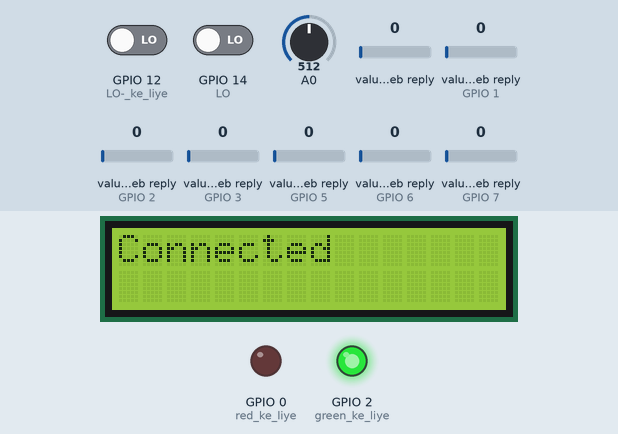
Simulated run of this sketch. Board: ESP8266 (NodeMCU). Parts: 16×2 character LCD, output pins drawn as LEDs (lit = HIGH). The inputs (shaded band) are chosen by the test bench; at power-on: GPIO 12 (LO-_ke_liye) LOW, GPIO 14 (LO) LOW, A0 = 512, value in the web reply 0, value in the web reply (sensors on GPIO 1, GPIO 2, GPIO 3, GPIO 5, GPIO 6, GPIO 7) 0. WiFi joins after 1.5 s; servers stay silent unless stated; web services answer with replies made up by the test bench; what the sketch prints to the serial monitor is not drawn.

Above: at 7.3 s.
At 10.27 s:
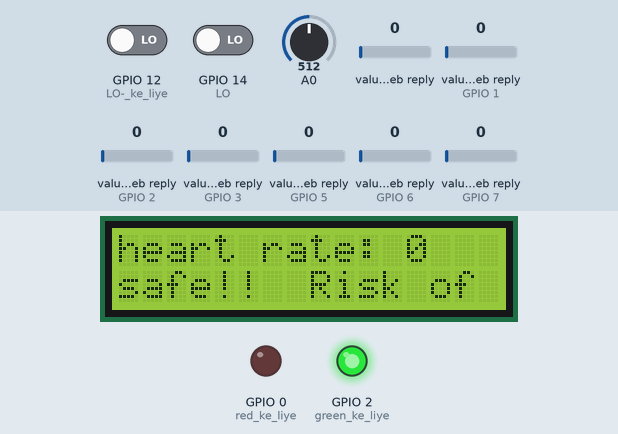
10.5 s: GPIO 12 (LO-_ke_liye) driven HIGH
At 17.2 s:
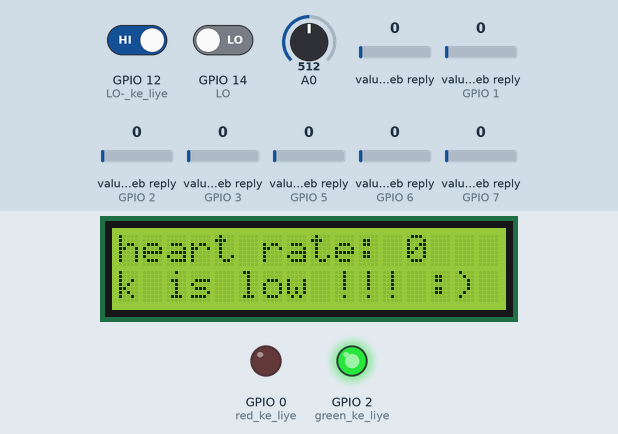
Timing chart, 0 to 18.7 s (numbered marks = the images above; inputs shaded):
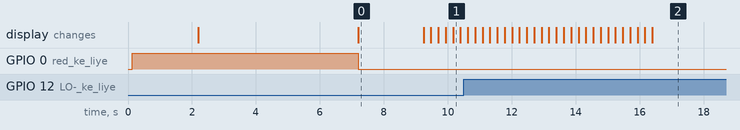

Measured:
- what the display in image 0 shows lasts 2.0 s, from 7.2 s to 9.2 s

The sketch:

fetchfromTHSP.ino
```cpp
#include <ESP8266WiFi.h>
#include "ThingSpeak.h" // always include thingspeak header file after other header files and custom macros
#include <Wire.h>
#include <LiquidCrystal_I2C.h>
#include <SoftwareSerial.h>
SoftwareSerial NODEMCU(0,1);
LiquidCrystal_I2C lcd(0x27,16,2); // LCD pins: RS, E, D4, D5, D6, D7

char ssid[] = "realme narzo 60x 5G";   // your network SSID (name)
char pass[] = "h2sdc6cx";   // your network password

WiFiClient  client;

unsigned long startTime = 0;
unsigned int eventCount = 0;
int heartrate=0;
int heartrate_f=0;

unsigned long ChannelNumber = 2081187;


int statusCode = 0;
int field[9] = {0,1,2,3,4,5,6,7,8};

void setup() {
  Serial.begin(115200);      // Initialize serial
  pinMode(14,INPUT); //LO+ ke liye
  pinMode(12,INPUT); //LO- ke liye
  pinMode(0,OUTPUT); //red ke liye
  pinMode(2,OUTPUT); //green ke liye
  lcd.init();
  lcd.begin(16, 2); // 16x2 LCD module
  lcd.backlight();
  lcd.setCursor(0, 0);
  //lcd.print("Waiting for data...");
  while (!Serial) {
    ; // wait for serial port to connect. Needed for Leonardo native USB port only
  }

  WiFi.mode(WIFI_STA);

  ThingSpeak.begin(client);  // Initialize ThingSpeak

  // Connect or reconnect to WiFi
  if(WiFi.status() != WL_CONNECTED){
    digitalWrite(0,HIGH);
    digitalWrite(2,LOW);
    //Serial.print("Attempting to connect to SSID: ");
   // Serial.println("realme narzo 60x 5G");
    lcd.setCursor(0, 0);
    lcd.print("Attempting to connect to SSID: ");
    lcd.setCursor(0, 1);
    lcd.print("realme narzo 60x 5G");
    delay(2000);
    while(WiFi.status() != WL_CONNECTED){
      WiFi.begin(ssid, pass); // Connect to WPA/WPA2 network.
    //  Serial.print(".");
      lcd.clear();
      lcd.setCursor(0, 0);
      lcd.print("connecting...");
      delay(5000);
    }
   // Serial.println("\nConnected");
    digitalWrite(2,HIGH);
    digitalWrite(0,LOW);
    lcd.clear();
    lcd.setCursor(0, 0);
    lcd.print("Connected");
    delay(2000);
  }
}
int heart;

void scrollingLCD(String s,int heart)
{
  if(s.length()<=16)
  lcd.print(s);
  else{
    for(int i=0;i<=s.length()-16;i++)
    {
      lcd.clear();
      lcd.setCursor(0, 0);
      lcd.print("heart rate: " + String(heart));
      lcd.setCursor(0,1);
      lcd.print(s.substring(i,i+16));
      delayInterrupt(200);
    }
  }
}


int heartratecal(){
   // put your main code here, to run repeatedly:
  if((digitalRead(14)==HIGH)||(digitalRead(12)==HIGH)){
    Serial.print(".");
  }
else{
  int heartbeatValue = analogRead(A0);
Serial.print(heartbeatValue);
Serial.print(" ");
if (heartbeatValue > 750) {
    if (eventCount == 0) {
      startTime = millis();
    } else {
      unsigned long endTime = millis();
      unsigned long timeDifference = endTime - startTime;
 //     Serial.print("Time difference between events: ");
      //Serial.print(timeDifference);
   //   Serial.print(" milliseconds");
      startTime = endTime;
      heartrate=60000/timeDifference;
      if(heartrate<200)
      {
        heartrate_f=heartrate;
      }
    }


    eventCount++;

  }
Serial.println(heartrate_f);
 // delay(1000);  // Adjust the delay based on how often you are checking the heartbeat value
}

delay(1);
return(heartrate_f);
}

void delayInterrupt(int n)
{
  int x=millis();
  while(millis()-x<n)
    heart=heartratecal();
}


void loop() {
    heart=heartratecal();
    // Read and store all the latest field values, location coordinates, status message, and created-at timestamp
    // use ThingSpeak.readMultipleFields(channelNumber, readAPIKey) for private channels
    statusCode = ThingSpeak.readMultipleFields(ChannelNumber,"8FE7CYIW5NC2COEC");

    if(statusCode == 200)
    {
      // Fetch the stored data

      int ageofppl = ThingSpeak.getFieldAsInt(field[1]); // Field 1
      int sex = ThingSpeak.getFieldAsInt(field[2]); // Field 2
      int cp = ThingSpeak.getFieldAsInt(field[3]); // Field 3
      int exng = ThingSpeak.getFieldAsInt(field[5]); // Field 5
      int caa = ThingSpeak.getFieldAsInt(field[6]); // Field 6
      int thal = ThingSpeak.getFieldAsInt(field[7]); // Field 7
      int pred = ThingSpeak.getFieldAsInt(field[8]); // Field 8


//      Serial.println("age " + String(ageofppl));
//      Serial.println("sex " + String(sex));
//      Serial.println("cp " + String(cp));
//      Serial.println("heart rate " + String(heart));
//      Serial.println("exng " + String(exng));
//      Serial.println("caa " + String(caa));
//      Serial.println("thal " + String(thal));
//      Serial.println("pred " + String(pred));


      if(pred==0){
      lcd.clear();
      lcd.setCursor(0, 1);
      scrollingLCD("    safe!!  Risk of heart attack is low !!! :) ",heart );
      }
      else{
      lcd.clear();
      lcd.setCursor(0, 1);
      scrollingLCD("    take precaution!! risk of heart attack is high !!! :(",heart );
      }
delayInterrupt(2000);


    delayInterrupt(2000);

    Serial.println();


  // set the fields with the values (write to thingspeak)
  ThingSpeak.setField(1, ageofppl);
  ThingSpeak.setField(2, sex);
  ThingSpeak.setField(3, cp);
  ThingSpeak.setField(4, heart);
  ThingSpeak.setField(5, exng);
  ThingSpeak.setField(6, caa);
  ThingSpeak.setField(7, thal);
  ThingSpeak.setField(8, pred);

  // write to the ThingSpeak channel
  int x = ThingSpeak.writeFields(ChannelNumber, "S97I39UFV56KQT2B");
  if(x == 200){
    Serial.println("Channel update successful.");
  }

  else{
    Serial.println("Problem updating channel. HTTP error code " + String(x));
  }
    }
      else{
      Serial.println("Problem reading channel. HTTP error code " + String(statusCode));
    }
     delayInterrupt(10000); // no need to fetch too often

}
```
